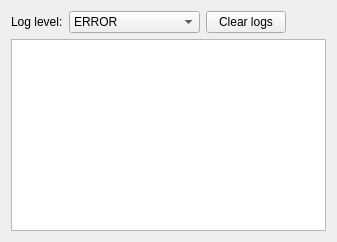
     <widget class="QWidget" name="tab_log">
      <attribute name="title">
       <string>Log</string>
      </attribute>
      <layout class="QGridLayout" name="gridLayout_4">
       <item row="2" column="0">
        <widget class="QTextEdit" name="edit_log">
         <property name="lineWrapMode">
          <enum>QTextEdit::NoWrap</enum>
         </property>
         <property name="readOnly">
          <bool>true</bool>
         </property>
        </widget>
       </item>
       <item row="0" column="0">
        <layout class="QHBoxLayout" name="horizontalLayout">
         <property name="topMargin">
          <number>0</number>
         </property>
         <item>
          <widget class="QLabel" name="label_2">
           <property name="text">
            <string>Log level:</string>
           </property>
          </widget>
         </item>
         <item>
          <widget class="QComboBox" name="combo_log_level">
           <item>
            <property name="text">
             <string>ERROR</string>
            </property>
           </item>
           <item>
            <property name="text">
             <string>WARNING</string>
            </property>
           </item>
           <item>
            <property name="text">
             <string>INFO</string>
            </property>
           </item>
           <item>
            <property name="text">
             <string>DEBUG</string>
            </property>
           </item>
           <item>
            <property name="text">
             <string>PYQODE_DEBUG</string>
            </property>
           </item>
          </widget>
         </item>
         <item>
          <widget class="QPushButton" name="bt_clear_logs">
           <property name="text">
            <string>Clear logs</string>
           </property>
           <property name="icon">
            <iconset theme="edit-clear"/>
           </property>
          </widget>
         </item>
         <item>
          <spacer name="horizontalSpacer_3">
           <property name="orientation">
            <enum>Qt::Horizontal</enum>
           </property>
           <property name="sizeHint" stdset="0">
            <size>
             <width>40</width>
             <height>20</height>
            </size>
           </property>
          </spacer>
         </item>
        </layout>
       </item>
      </layout>
     </widget>
